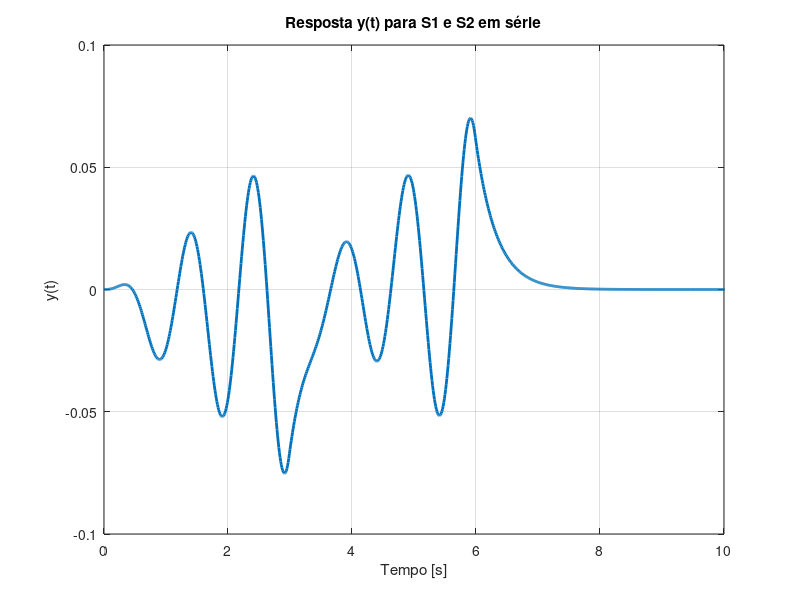

The MATLAB source for this figure:
%Questão A

clc;
clear;
close all;
% Tempo
t = 0:0.01:10;
dt = 0.01;
% Sinal de entrada x(t) = u(t) - u(t-3)
x = double(t >= 0 & t < 3);
% Resposta ao impulso do sistema S1
h1 = exp(-3*t) .* (t >= 0 & t < 3);
% Resposta ao impulso do sistema S2
h2 = t .* cos(2*pi*t) .* (t >= 0 & t < 3);
% Primeira convolução: x(t) * h1(t)
y1 = conv(x, h1) * dt;
t1 = 0:dt:2*max(t);
% Segunda convolução: y1(t) * h2(t)
y = conv(y1, h2) * dt;
t2 = 0:dt:(length(y)-1)*dt;
% Plot do resultado
figure;
plot(t2, y, 'LineWidth', 2);
xlabel('Tempo [s]');
ylabel('y(t)');
title('Resposta y(t) para S1 e S2 em série');
grid on;
xlim([0 10]);

